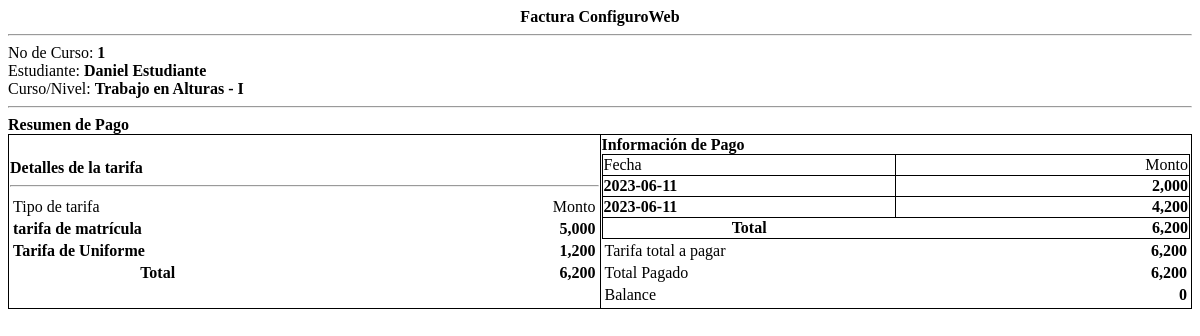
Screenshot of /receipt.php?ef_id=3 with the database file from the repository.
### tables this page shows
CREATE TABLE `fees` (
  `id` int(30) NOT NULL,
  `course_id` int(30) NOT NULL,
  `description` varchar(200) NOT NULL,
  `amount` float NOT NULL
);

CREATE TABLE `payments` (
  `id` int(30) NOT NULL,
  `ef_id` int(30) NOT NULL,
  `amount` float NOT NULL,
  `remarks` text NOT NULL,
  `date_created` datetime NOT NULL DEFAULT current_timestamp() ON UPDATE current_timestamp()
);

### receipt.php (the view, shortened to what this page needs)
<?php
include 'db_connect.php';
$payments = $conn->query("SELECT * FROM payments where ef_id = $id ");
$pay_arr = array();
while ($row = $payments->fetch_array()) {
	$pay_arr[$row['id']] = $row;
}
?>
<div class="container-fluid">
	<p class="text-center"><b><?php echo $_GET['pid'] == 0 ? "Factura ConfiguroWeb" : 'Recibo de Pago' ?></b></p>
	<hr>
	<div class="flex">
		<div class="w-50">
			<p>No de Curso: <b><?php echo $ef_no ?></b></p>
			<p>Estudiante: <b><?php echo ucwords($sname) ?></b></p>
			<p>Curso/Nivel: <b><?php echo $class ?></b></p>
		</div>
	</div>
	<hr>
	<p><b>Resumen de Pago</b></p>
	<table class="wborder">
		<tr>
			<td width="50%">
				<p><b>Detalles de la tarifa</b></p>
				<hr>
				<table width="100%">
					<tr>
						<td width="50%">Tipo de tarifa</td>
						<td width="50%" class='text-right'>Monto</td>
					</tr>
					<?php
					$cfees = $conn->query("SELECT * FROM fees where course_id = $course_id");
					$ftotal = 0;
					while ($row = $cfees->fetch_assoc()) {
						$ftotal += $row['amount'];
					?>
						<tr>
							<td><b><?php echo $row['description'] ?></b></td>
							<td class='text-right'><b><?php echo number_format($row['amount']) ?></b></td>
						</tr>
					<?php
					}
					?>
					<tr>
						<th>Total</th>
						<th class='text-right'><b><?php echo number_format($ftotal) ?></b></th>
					</tr>
				</table>
			</td>
			<td width="50%">
				<p><b>Información de Pago</b></p>
				<table width="100%" class="wborder">
					<tr>
						<td width="50%">Fecha</td>
						<td width="50%" class='text-right'>Monto</td>
					</tr>
					<?php
					$ptotal = 0;
					foreach ($pay_arr as $row) {
						if ($row["id"] <= $_GET['pid'] || $_GET['pid'] == 0) {
							$ptotal += $row['amount'];
					?>
							<tr>
								<td><b><?php echo date("Y-m-d", strtotime($row['date_created'])) ?></b></td>
								<td class='text-right'><b><?php echo number_format($row['amount']) ?></b></td>
							</tr>
					<?php
						}
					}
					?>
					<tr>
						<th>Total</th>
						<th class='text-right'><b><?php echo number_format($ptotal) ?></b></th>
					</tr>
				</table>
				<table width="100%">
					<tr>
						<td>Tarifa total a pagar</td>
						<td class='text-right'><b><?php echo number_format($ftotal) ?></b></td>
					</tr>
					<tr>
						<td>Total Pagado</td>
						<td class='text-right'><b><?php echo number_format($ptotal) ?></b></td>
					</tr>
					<tr>
						<td>Balance</td>
						<td class='text-right'><b><?php echo number_format($ftotal - $ptotal) ?></b></td>
					</tr>
				</table>
			</td>
		</tr>
	</table>
</div>

### receipt.php (style rules this page uses)
.flex { display: inline-flex; width: 100%; }
.w-50 { width: 50%; }
.text-center { text-align: center; }
.text-right { text-align: right; }
table.wborder { width: 100%; border-collapse: collapse; }
table.wborder>tbody>tr, table.wborder>tbody>tr>td { border: 1px solid; }
p { margin: unset; }

### rows the page displays
fees: description "tarifa de matrícula", amount "5,000"
fees: description "Tarifa de Uniforme", amount "1,200"
payments: date_created "2023-06-11", amount "2,000"
payments: date_created "2023-06-11", amount "4,200"

### other values shown
$ef_no "1"
$sname "Daniel Estudiante"
$class "Trabajo en Alturas - I"
$ftotal "6,200"
$ptotal "6,200"
$ftotal - $ptotal "0"
